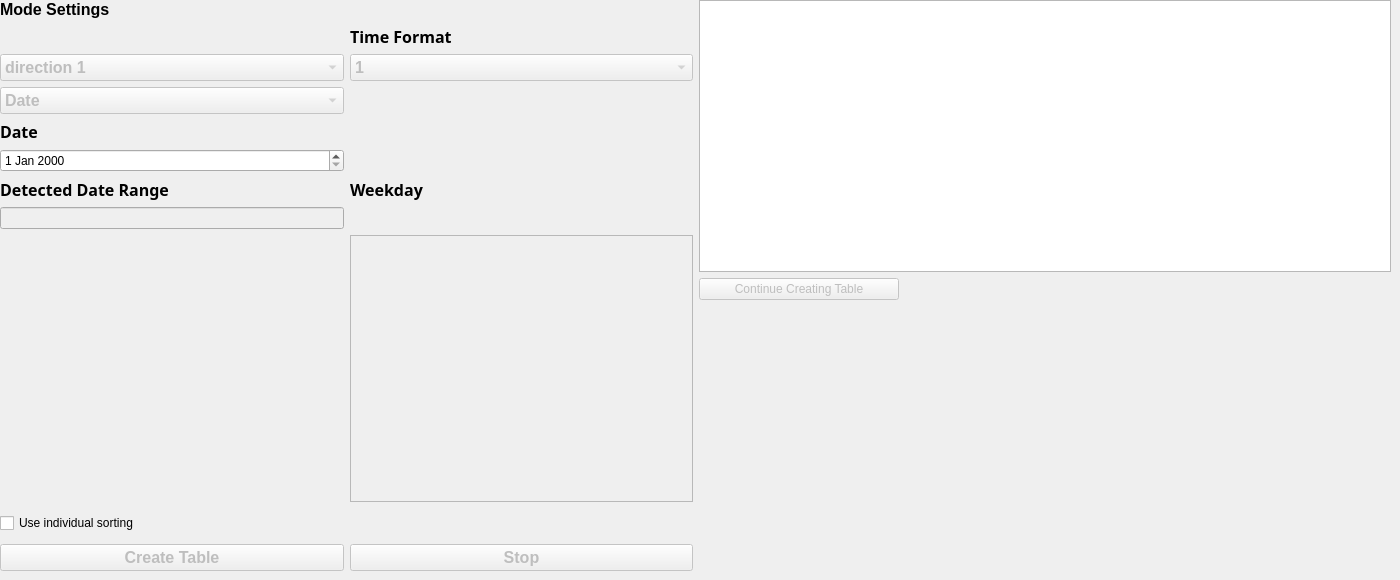
          <widget class="QWidget" name="create_create_page">
           <property name="sizePolicy">
            <sizepolicy hsizetype="Fixed" vsizetype="Fixed">
             <horstretch>0</horstretch>
             <verstretch>0</verstretch>
            </sizepolicy>
           </property>
           <property name="maximumSize">
            <size>
             <width>1400</width>
             <height>600</height>
            </size>
           </property>
           <property name="sizeIncrement">
            <size>
             <width>0</width>
             <height>0</height>
            </size>
           </property>
           <widget class="QWidget" name="layoutWidget">
            <property name="geometry">
             <rect>
              <x>0</x>
              <y>0</y>
              <width>1391</width>
              <height>571</height>
             </rect>
            </property>
            <layout class="QHBoxLayout" name="horizontalLayout_2">
             <item>
              <layout class="QGridLayout" name="gridLayout_23">
               <property name="sizeConstraint">
                <enum>QLayout::SizeConstraint::SetMaximumSize</enum>
               </property>
               <item row="4" column="0">
                <widget class="QLabel" name="label_13">
                 <property name="font">
                  <font>
                   <family>72</family>
                   <italic>false</italic>
                   <bold>true</bold>
                  </font>
                 </property>
                 <property name="styleSheet">
                  <string notr="true"/>
                 </property>
                 <property name="text">
                  <string>&lt;html&gt;&lt;head/&gt;&lt;body&gt;&lt;p&gt;&lt;span style=&quot; font-size:12pt; font-weight:600;&quot;&gt;Date&lt;/span&gt;&lt;/p&gt;&lt;/body&gt;&lt;/html&gt;</string>
                 </property>
                </widget>
               </item>
               <item row="1" column="1">
                <widget class="QLabel" name="label_15">
                 <property name="font">
                  <font>
                   <family>72</family>
                   <italic>false</italic>
                   <bold>true</bold>
                  </font>
                 </property>
                 <property name="styleSheet">
                  <string notr="true"/>
                 </property>
                 <property name="text">
                  <string>&lt;html&gt;&lt;head/&gt;&lt;body&gt;&lt;p&gt;&lt;span style=&quot; font-size:12pt; font-weight:600;&quot;&gt;Time Format&lt;/span&gt;&lt;/p&gt;&lt;/body&gt;&lt;/html&gt;</string>
                 </property>
                </widget>
               </item>
               <item row="2" column="0">
                <widget class="QComboBox" name="comboBox_direction">
                 <property name="enabled">
                  <bool>false</bool>
                 </property>
                 <property name="font">
                  <font>
                   <pointsize>12</pointsize>
                   <italic>false</italic>
                   <bold>true</bold>
                  </font>
                 </property>
                 <property name="styleSheet">
                  <string notr="true"/>
                 </property>
                 <item>
                  <property name="text">
                   <string>direction 1</string>
                  </property>
                 </item>
                 <item>
                  <property name="text">
                   <string>direction 2</string>
                  </property>
                 </item>
                </widget>
               </item>
               <item row="9" column="1">
                <widget class="QLabel" name="label_6">
                 <property name="font">
                  <font>
                   <family>72</family>
                   <italic>false</italic>
                   <bold>true</bold>
                  </font>
                 </property>
                 <property name="styleSheet">
                  <string notr="true"/>
                 </property>
                 <property name="text">
                  <string>&lt;html&gt;&lt;head/&gt;&lt;body&gt;&lt;p&gt;&lt;span style=&quot; font-size:12pt; font-weight:600;&quot;&gt;Weekday&lt;/span&gt;&lt;/p&gt;&lt;/body&gt;&lt;/html&gt;</string>
                 </property>
                </widget>
               </item>
               <item row="11" column="1">
                <widget class="QTableView" name="listDatesWeekday">
                 <property name="enabled">
                  <bool>false</bool>
                 </property>
                 <property name="sizePolicy">
                  <sizepolicy hsizetype="Expanding" vsizetype="Minimum">
                   <horstretch>2</horstretch>
                   <verstretch>0</verstretch>
                  </sizepolicy>
                 </property>
                 <property name="maximumSize">
                  <size>
                   <width>400</width>
                   <height>1000</height>
                  </size>
                 </property>
                 <property name="font">
                  <font>
                   <pointsize>12</pointsize>
                   <italic>false</italic>
                   <bold>true</bold>
                  </font>
                 </property>
                 <property name="styleSheet">
                  <string notr="true"/>
                 </property>
                 <property name="verticalScrollBarPolicy">
                  <enum>Qt::ScrollBarPolicy::ScrollBarAlwaysOff</enum>
                 </property>
                 <property name="horizontalScrollBarPolicy">
                  <enum>Qt::ScrollBarPolicy::ScrollBarAlwaysOff</enum>
                 </property>
                 <property name="verticalScrollMode">
                  <enum>QAbstractItemView::ScrollMode::ScrollPerPixel</enum>
                 </property>
                 <property name="horizontalScrollMode">
                  <enum>QAbstractItemView::ScrollMode::ScrollPerPixel</enum>
                 </property>
                </widget>
               </item>
               <item row="15" column="1">
                <widget class="QPushButton" name="btnStop">
                 <property name="enabled">
                  <bool>false</bool>
                 </property>
                 <property name="font">
                  <font>
                   <pointsize>12</pointsize>
                   <italic>false</italic>
                   <bold>true</bold>
                  </font>
                 </property>
                 <property name="styleSheet">
                  <string notr="true"/>
                 </property>
                 <property name="text">
                  <string>Stop</string>
                 </property>
                </widget>
               </item>
               <item row="2" column="1">
                <widget class="QComboBox" name="comboBox_time_format">
                 <property name="enabled">
                  <bool>false</bool>
                 </property>
                 <property name="font">
                  <font>
                   <pointsize>12</pointsize>
                   <italic>false</italic>
                   <bold>true</bold>
                  </font>
                 </property>
                 <property name="styleSheet">
                  <string notr="true"/>
                 </property>
                 <item>
                  <property name="text">
                   <string>1</string>
                  </property>
                 </item>
                 <item>
                  <property name="text">
                   <string>2</string>
                  </property>
                 </item>
                </widget>
               </item>
               <item row="15" column="0">
                <widget class="QPushButton" name="btnStart">
                 <property name="enabled">
                  <bool>false</bool>
                 </property>
                 <property name="font">
                  <font>
                   <pointsize>12</pointsize>
                   <italic>false</italic>
                   <bold>true</bold>
                  </font>
                 </property>
                 <property name="styleSheet">
                  <string notr="true"/>
                 </property>
                 <property name="text">
                  <string>Create Table</string>
                 </property>
                </widget>
               </item>
               <item row="9" column="0">
                <widget class="QLabel" name="label_17">
                 <property name="font">
                  <font>
                   <family>72</family>
                   <italic>false</italic>
                   <bold>true</bold>
                  </font>
                 </property>
                 <property name="styleSheet">
                  <string notr="true"/>
                 </property>
                 <property name="text">
                  <string>&lt;html&gt;&lt;head/&gt;&lt;body&gt;&lt;p&gt;&lt;span style=&quot; font-size:12pt; font-weight:600;&quot;&gt;Detected Date Range&lt;/span&gt;&lt;/p&gt;&lt;/body&gt;&lt;/html&gt;</string>
                 </property>
                </widget>
               </item>
               <item row="3" column="0">
                <widget class="QComboBox" name="comboBox">
                 <property name="enabled">
                  <bool>false</bool>
                 </property>
                 <property name="font">
                  <font>
                   <pointsize>12</pointsize>
                   <italic>false</italic>
                   <bold>true</bold>
                  </font>
                 </property>
                 <property name="styleSheet">
                  <string notr="true"/>
                 </property>
                 <item>
                  <property name="text">
                   <string>Date</string>
                  </property>
                 </item>
                 <item>
                  <property name="text">
                   <string>Weekday</string>
                  </property>
                 </item>
                 <item>
                  <property name="text">
                   <string>Umlaufplan Date</string>
                  </property>
                 </item>
                 <item>
                  <property name="text">
                   <string>Umlaufplan Weekday</string>
                  </property>
                 </item>
                </widget>
               </item>
               <item row="5" column="0">
                <widget class="QDateEdit" name="dateEdit"/>
               </item>
               <item row="13" column="0">
                <widget class="QCheckBox" name="UseIndividualSorting">
                 <property name="sizePolicy">
                  <sizepolicy hsizetype="Minimum" vsizetype="Fixed">
                   <horstretch>2</horstretch>
                   <verstretch>1</verstretch>
                  </sizepolicy>
                 </property>
                 <property name="maximumSize">
                  <size>
                   <width>200</width>
                   <height>30</height>
                  </size>
                 </property>
                 <property name="text">
                  <string>Use individual sorting</string>
                 </property>
                </widget>
               </item>
               <item row="0" column="0">
                <widget class="QLabel" name="label_12">
                 <property name="sizePolicy">
                  <sizepolicy hsizetype="Minimum" vsizetype="Minimum">
                   <horstretch>0</horstretch>
                   <verstretch>0</verstretch>
                  </sizepolicy>
                 </property>
                 <property name="font">
                  <font>
                   <pointsize>12</pointsize>
                   <italic>false</italic>
                   <bold>true</bold>
                  </font>
                 </property>
                 <property name="styleSheet">
                  <string notr="true"/>
                 </property>
                 <property name="text">
                  <string>&lt;html&gt;&lt;head/&gt;&lt;body&gt;&lt;p&gt;&lt;span style=&quot; font-size:12pt; font-weight:600;&quot;&gt;Mode Settings&lt;/span&gt;&lt;/p&gt;&lt;/body&gt;&lt;/html&gt;</string>
                 </property>
                </widget>
               </item>
               <item row="10" column="0">
                <widget class="QLineEdit" name="line_Selection_date_range">
                 <property name="enabled">
                  <bool>false</bool>
                 </property>
                 <property name="styleSheet">
                  <string notr="true"/>
                 </property>
                </widget>
               </item>
               <item row="11" column="0">
                <spacer name="verticalSpacer_7">
                 <property name="orientation">
                  <enum>Qt::Orientation::Vertical</enum>
                 </property>
                 <property name="sizeHint" stdset="0">
                  <size>
                   <width>20</width>
                   <height>40</height>
                  </size>
                 </property>
                </spacer>
               </item>
              </layout>
             </item>
             <item>
              <layout class="QVBoxLayout" name="verticalLayout">
               <property name="sizeConstraint">
                <enum>QLayout::SizeConstraint::SetDefaultConstraint</enum>
               </property>
               <item>
                <widget class="Customtableview" name="tableView_sorting_stops">
                 <property name="sizePolicy">
                  <sizepolicy hsizetype="Expanding" vsizetype="Expanding">
                   <horstretch>0</horstretch>
                   <verstretch>0</verstretch>
                  </sizepolicy>
                 </property>
                 <property name="maximumSize">
                  <size>
                   <width>800</width>
                   <height>300</height>
                  </size>
                 </property>
                </widget>
               </item>
               <item>
                <widget class="QPushButton" name="btnContinueCreate">
                 <property name="enabled">
                  <bool>false</bool>
                 </property>
                 <property name="sizePolicy">
                  <sizepolicy hsizetype="Expanding" vsizetype="Fixed">
                   <horstretch>0</horstretch>
                   <verstretch>0</verstretch>
                  </sizepolicy>
                 </property>
                 <property name="maximumSize">
                  <size>
                   <width>200</width>
                   <height>200</height>
                  </size>
                 </property>
                 <property name="text">
                  <string>Continue Creating Table</string>
                 </property>
                </widget>
               </item>
               <item>
                <spacer name="verticalSpacer_5">
                 <property name="orientation">
                  <enum>Qt::Orientation::Vertical</enum>
                 </property>
                 <property name="sizeHint" stdset="0">
                  <size>
                   <width>20</width>
                   <height>40</height>
                  </size>
                 </property>
                </spacer>
               </item>
              </layout>
             </item>
            </layout>
           </widget>
          </widget>
